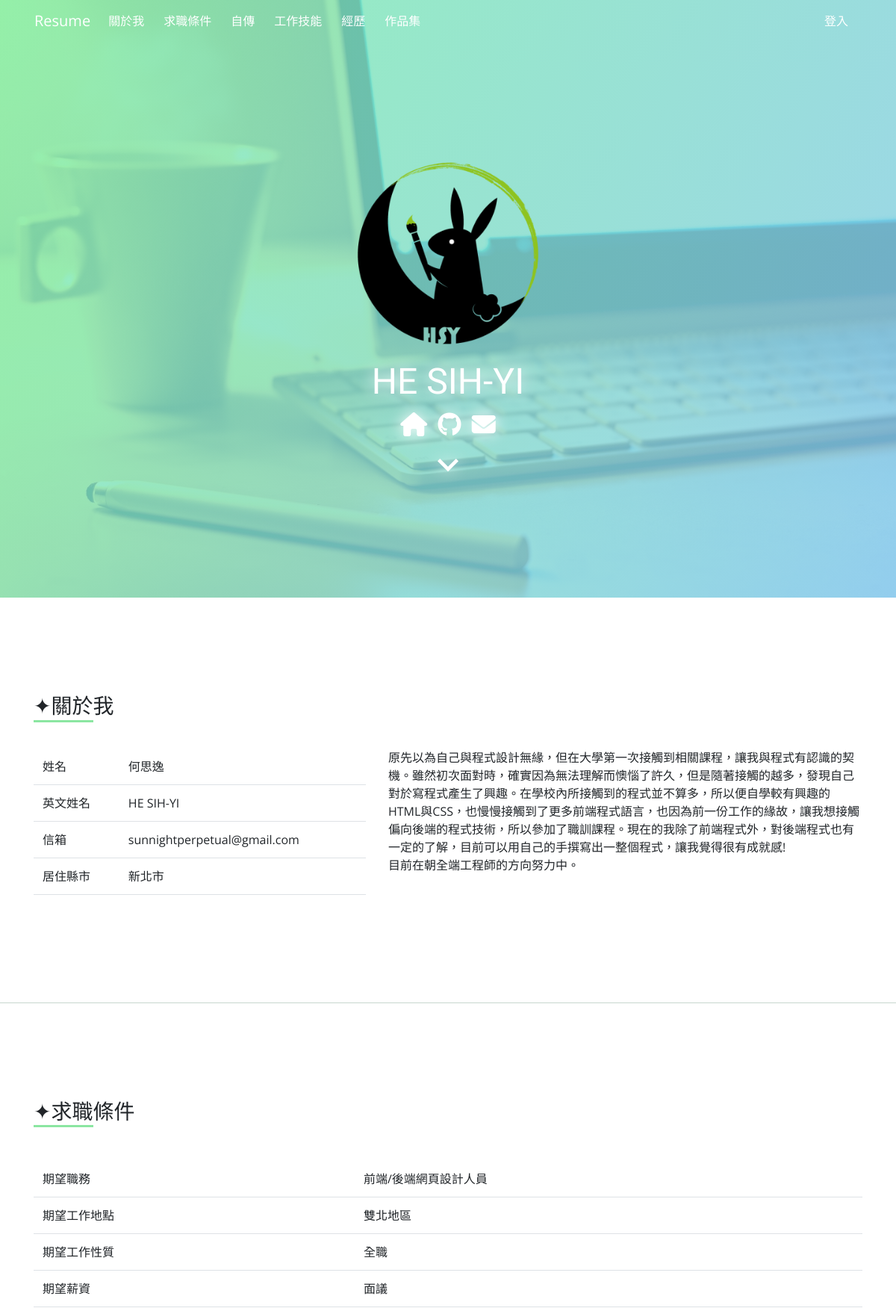
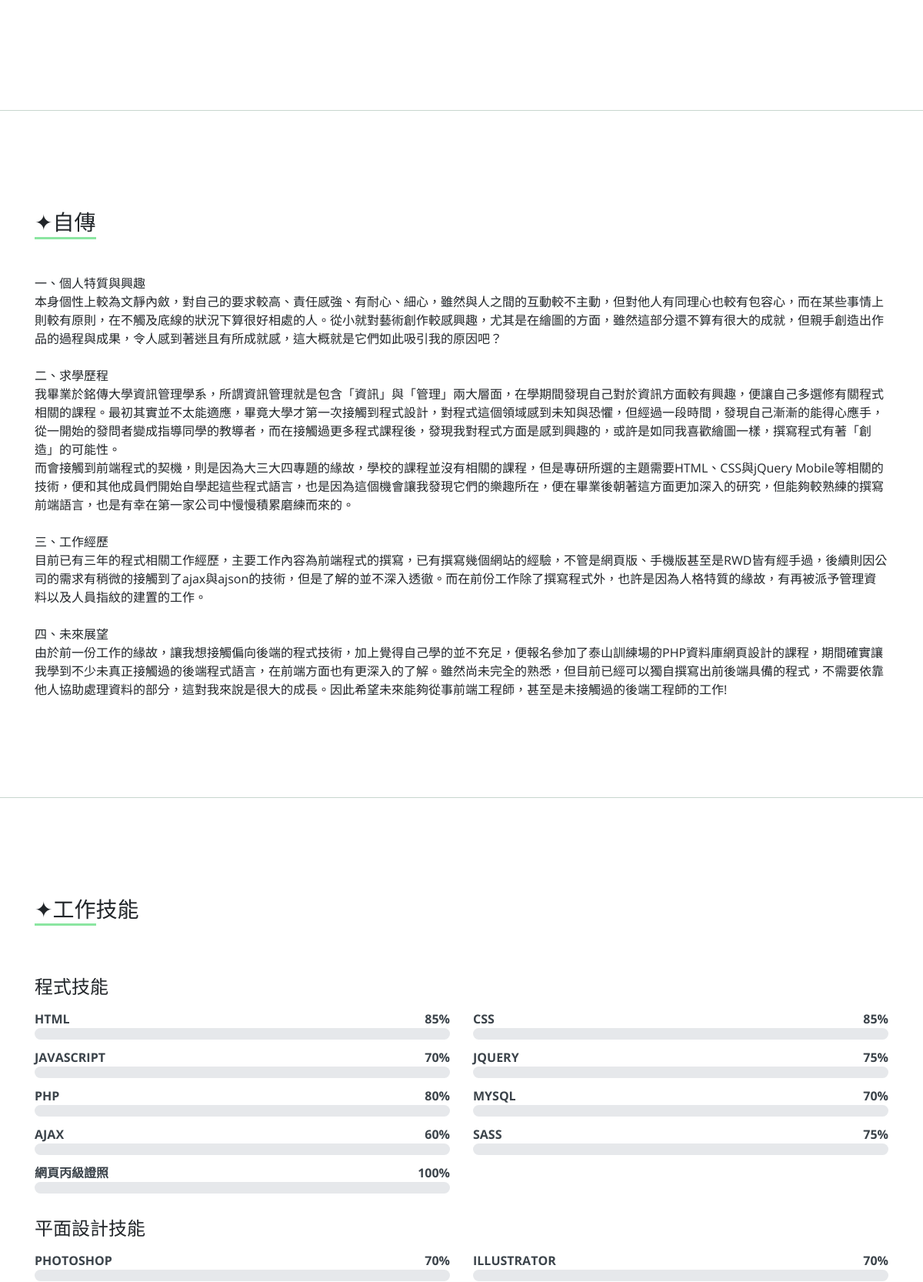
The page / (upper part) on the database its author committed (2 pictures, top to bottom).
### tables this page shows
CREATE TABLE `resume_img` (
  `id` int(10) UNSIGNED NOT NULL COMMENT '流水號',
  `name` varchar(32) NOT NULL COMMENT '圖片備註',
  `img` varchar(64) NOT NULL COMMENT '圖檔名'
);

CREATE TABLE `resume_myinfo` (
  `id` int(5) UNSIGNED NOT NULL COMMENT '流水號',
  `name` varchar(10) NOT NULL COMMENT '姓名',
  `engName` varchar(10) NOT NULL COMMENT '英文姓名',
  `phone` varchar(16) NOT NULL COMMENT '電話',
  `email` varchar(64) NOT NULL COMMENT '信箱',
  `birth` date NOT NULL COMMENT '生日',
  `city` varchar(30) NOT NULL COMMENT '居住縣市',
  `info` text NOT NULL COMMENT '簡介',
  `imgId` tinyint(5) UNSIGNED NOT NULL COMMENT '圖片ID'
);

CREATE TABLE `resume_link` (
  `id` int(10) UNSIGNED NOT NULL COMMENT '流水號',
  `web` varchar(32) NOT NULL COMMENT '網頁',
  `link` varchar(128) NOT NULL COMMENT '連結',
  `icon` varchar(20) NOT NULL COMMENT '圖示(FontAwesome)',
  `orderNum` tinyint(5) UNSIGNED NOT NULL COMMENT '排序',
  `sh` tinyint(1) NOT NULL COMMENT '顯示(1或0) '
);

CREATE TABLE `resume_jobcondition` (
  `id` int(10) UNSIGNED NOT NULL COMMENT '流水號',
  `item` varchar(20) NOT NULL COMMENT '項目',
  `content` varchar(128) NOT NULL COMMENT '內容',
  `orderNum` tinyint(5) UNSIGNED NOT NULL COMMENT '排序',
  `sh` tinyint(1) UNSIGNED NOT NULL COMMENT '顯示(1或0)'
);

CREATE TABLE `resume_autobiography` (
  `id` int(10) UNSIGNED NOT NULL COMMENT '流水號',
  `content` varchar(1200) NOT NULL COMMENT '內容',
  `note` varchar(20) NOT NULL COMMENT '備註',
  `sh` tinyint(1) NOT NULL COMMENT '顯示'
);

CREATE TABLE `resume_skill` (
  `id` int(10) UNSIGNED NOT NULL COMMENT '流水號',
  `skill` varchar(60) NOT NULL COMMENT '技能',
  `percent` int(3) UNSIGNED NOT NULL COMMENT '百分比',
  `parent` int(5) UNSIGNED NOT NULL COMMENT '父元素',
  `orderNum` tinyint(5) UNSIGNED NOT NULL COMMENT '排序',
  `type` tinyint(1) UNSIGNED NOT NULL COMMENT '0:種類，1:項目',
  `sh` tinyint(1) UNSIGNED NOT NULL COMMENT '顯示(1或0)'
);

### api/base.php (called while the page is built, shortened)
<?php
class DB{
   private $dsn="mysql:host=localhost;charset=utf8;dbname=resume";
   private $root="root";
   private $password="";
   private $table;
   private $pdo;
   public function __construct($table){
     $this->table=$table;
     $this->pdo=new PDO($this->dsn,$this->root,$this->password);
   }
   public function all(...$arg){
    $sql="select * from $this->table ";
    if(!empty($arg[0]) && is_array($arg[0])){
      foreach($arg[0] as $key => $value){
        $tmp[]=sprintf("`%s`='%s'",$key,$value);
      }
      $sql=$sql." where ". implode(" && ", $tmp);
    }
    if(isset($arg[1])){
      $sql=$sql . $arg[1];
    }
    return $this->pdo->query($sql)->fetchAll();
   }
  public function find($arg){
    $sql="select * from $this->table ";
    if(is_array($arg)){
      foreach($arg as $key => $value){
        $tmp[]=sprintf("`%s`='%s'",$key,$value);
      }
      $sql=$sql." where ". implode(" && ", $tmp);
    }else{
      $sql=$sql." where `id`='$arg'";
    }
    return $this->pdo->query($sql)->fetch(PDO::FETCH_ASSOC);
   }
}
?>

### index.php (the view, shortened to what this page needs)
<?php
  include_once "api/base.php";
  $MyInfo=new DB("resume_myinfo");
  $myinfo=$MyInfo->find(1);
  $Img=new DB("resume_img");
?>
<!DOCTYPE html>
<html lang="zh-TW">
<head>
  <link rel="stylesheet" href="plugins/bootstrap.min.css">
  <link rel="stylesheet" href="css/style.css">
  <link rel="stylesheet" href="plugins/wow/animate.css"/>
</head>
<body>
  <header class="navbar-dark fixed-top">
    <nav class="navbar navbar-expand-md container">
      <a class="navbar-brand" href="javascript:void(0);">Resume</a>
      <div class="collapse navbar-collapse" id="nav">
        <div class="navbar-nav">
          <a class="nav-item nav-link" href="#about">關於我</a>
          <a class="nav-item nav-link" href="#jobCondition">求職條件</a>
          <a class="nav-item nav-link" href="#autobiography">自傳</a>
          <a class="nav-item nav-link" href="#skill">工作技能</a>
          <a class="nav-item nav-link" href="#experience">經歷</a>
          <a class="nav-item nav-link" href="#portfolio">作品集</a>
        </div>
        <div class="navbar-nav ml-auto">
          <?php
            if(empty($_SESSION['login'])){
              echo "<a id='login' class='nav-item nav-link' href='login.php'>登入</a>";
            }
            else{
              echo "<a class='nav-item nav-link' href='admin.php'>進入後台</a>";
            }
          ?>
        </div>
      </div>
    </nav>
  </header>
  <div id="topBar" class="section container-fluid">
    <div class="topBox">
      <?php
        $myImg=$Img->find($myinfo['imgId']);
      ?>
      <div class="myPhoto wow fadeInUp">
        <div style="background-image: url(img/<?=$myImg['img'];?>);"></div>
      </div>
      <div class="myName wow fadeInUp"><?=$myinfo['engName'];?></div>
      <div class="myLink text-center wow fadeInUp">
        <?php
          $Link=new DB("resume_link");
          $links=$Link->all(["sh"=>1]," order by  `orderNum` desc");
          foreach($links as $link){
        ?>
          <a href="<?=$link['link'];?>"><span class="<?=$link['icon'];?>"></span></a>
        <?php
          }
        ?>
      </div>
      <a href="#about" id="btnDown" class="btnDown">
        <span class="material-icons">keyboard_arrow_down</span>
      </a>
    </div>
  </div>
  <section id="about" class="container">
    <h3 class="title wow fadeInLeft">關於我<span></span></h3>
    <div class="row wow fadeInUpBig">
      <div class="col-lg-5">
        <div>
          <table class="table wow fadeInUpBig">
            <tr>
              <td>姓名</td>
              <td><?=$myinfo['name'];?></td>
            </tr>
            <tr>
              <td>英文姓名</td>
              <td><?=$myinfo['engName'];?></td>
            </tr>
            <tr>
              <td>信箱</td>
              <td><?=$myinfo['email'];?></td>
            </tr>
            <tr>
              <td>居住縣市</td>
              <td><?=$myinfo['city'];?></td>
            </tr>
          </table>
        </div>
      </div>
      <div class="col-lg-7">
        <div><?=nl2br($myinfo['info']);?></div>
      </div>
    </div>
  </section>
  <hr>
  <section id="jobCondition" class="container">
    <h3 class="title wow fadeInLeft">求職條件<span></span></h3>
    <table class="table wow fadeInUpBig">
      <tbody>
        <?php
          $Job=new DB("resume_jobcondition");
          $jobs=$Job->all(["sh"=>1]," order by  `orderNum` desc");
          foreach($jobs as $job){
        ?>
          <tr>
            <td><?=$job['item'];?></td>
            <td><?=$job['content'];?></td>
          </tr>
        <?php
          }
        ?>
      </tbody>
    </table>
  </section>
  <hr>
  <section id="autobiography" class="container">
    <h3 class="title wow fadeInLeft">自傳<span></span></h3>
    <div class="autobiographyContent wow fadeInUpBig">
      <?php
        $Autobio=new DB("resume_autobiography");
        $autobio=$Autobio->find(["sh"=>1]);
        echo nl2br($autobio['content']);
      ?>
    </div>
  </section>
  <hr>
  <section id="skill" class="container">
    <h3 class="title wow fadeInLeft">工作技能<span></span></h3>
    <div class="row">
      <?php
        $Skill=new DB("resume_skill");
        $skillKinds=$Skill->all(["type"=>0,"sh"=>1]," order by  `orderNum` desc");
        foreach($skillKinds as $skillKind){
      ?>
      <div class="col-12 col-lg-12 wow fadeInLeft">
        <div class="skills-content">
          <h4><?=$skillKind['skill'];?></h4>
            <div class="row">
          <?php
            $skills=$Skill->all(["parent"=>$skillKind['id'],"sh"=>1]," order by  `orderNum` desc");
            foreach($skills as $skill){
          ?>
              <div class="col-12 col-lg-6">
                <div class="progressBox">
                  <p class="skillText"><?=$skill['skill'];?><span class="percent"><?=$skill['percent'];?>%</span></p>
                  <div class="progress">
                  </div>
                </div>
              </div>
          <?php
            }
          ?>
          </div>
        </div>
      </div>
      <?php
        }
      ?>
    </div>
  </section>
</body>
</html>

### css/style.css (style rules this page uses)
* { position: relative; box-sizing: border-box; font-family: 'Open Sans', Arial, 'Noto Sans TC','Microsoft JhengHei', sans-serif; }
body { position: relative; }
a,a:hover { text-decoration: none; }
hr { margin-top: 1rem; margin-bottom: 1rem; border: 0; border-top: 1px solid #b5c8bcbb; }
section { margin: 2rem 0; padding: 6rem 0; }
.title { position: relative; margin-bottom: 50px; }
.title span { position: absolute; left: 0; bottom: -5px; display: inline-block; height: 3px; width: 80px; background-color: #8be6a1; }
.title::before { content: '✦'; }
header { background-color: transparent; transition-duration: 0.5s; }
header .nav-item { position: relative; margin-right: 10px; text-align: center; }
.navbar-dark .navbar-nav .nav-link { color: rgba(255,255,255,1); }
#topBar { display: flex; justify-content: center; align-content: center; flex-direction: column; width: 100vw; height: 100vh; background-color: #7ad48f; background: linear-gradient(120deg, #84fab0cc 0%, #8fd3f4cc 100%), url("../img/laptop-2567809_1920.jpg"); background-repeat: no-repeat; background-size: cover; background-position: center center; }
.topBox { position: relative; width: 50%; text-align: center; margin: 0 auto; }
.myPhoto { display: inline-block; width: 250px; height: 250px; margin-bottom: 5px; border-radius: 50%; overflow: hidden; }
.myPhoto div { width: 100%; height: 100%; background-repeat: no-repeat; background-size: cover; background-position: center center; }
.myName { color: #fff; margin-bottom: 5px; font-size: 3rem; font-family: 'Oleo Script', cursive; filter: drop-shadow(0 0 10px #fff); }
.myLink a { margin: 5px; }
.myLink a span { color: #fff; font-size: 2rem; filter: drop-shadow(0 0 10px #fff); transition-duration: 0.5s; }
.btnDown { position: absolute; bottom: -70px; left: 50%; transform: translateX(-50%); animation: ani_btnDown 2s linear 0s infinite; }
.btnDown span { color: #fff; font-size: 3.5rem; filter: drop-shadow(0 0 10px #fff); transition-duration: 0.5s; }
#about .title { margin-bottom: 40px; }
#about table tr td { border-top: 0px solid #dee2e6; border-bottom: 1px solid #dee2e6; }
#jobCondition .table td { border-top: 0px solid #dee2e6; border-bottom: 1px solid #dee2e6; }
#skill h4 { margin-bottom: 15px; }
.skills-content { margin-top: 20px; }
.skills-content .progressBox { height: 50px; display: block; background-color: none; }
.skills-content .progressBox .skillText { display: block; color: #3b434a; margin-bottom: 0; font-weight: bold; text-transform: uppercase; }
.skills-content .progressBox .percent { display: inline-block; float: right; }
.skills-content .progress { width: 100%; height: 15px; background-color: #e6e8eb; border-radius: 50rem; }

### rows shown on the page
resume_img: img (picture)
resume_myinfo: engName "HE SIH-YI", name "何思逸", email "sunnightperpetual@gmail.com", city "新北市", info "原先以為自己與程式設計無緣，但在大學第一次接觸到相關課程，讓我與程式有認識的契機。雖然初次面對時，確實因為無法理解而懊惱了許久，但是隨著接觸的越多，發現自己對於寫程式產生了興趣。在學校內所接觸到的程式並不算多，所以便自學較有興趣的HTML與CSS，也慢慢接觸到了更多前端程式語言，也因為前一份工作的緣故，讓我想接觸偏向後端的程式技術，所以參加了職訓課程。現在的我除了前端程式外，對後端程式也有一定的了解，目前可以用自己的手撰寫出一整個程式，讓我覺得很有成就感! 目前在朝全端工程師的方向努力中。"
resume_jobcondition: item "期望職務", content "前端/後端網頁設計人員"
resume_jobcondition: item "期望工作地點", content "雙北地區"
resume_jobcondition: item "期望工作性質", content "全職"
resume_jobcondition: item "期望薪資", content "面議"
resume_autobiography: content "一、個人特質與興趣 本身個性上較為文靜內斂，對自己的要求較高、責任感強、有耐心、細心，雖然與人之間的互動較不主動，但對他人有同理心也較有包容心，而在某些事情上則較有原則，在不觸及底線的狀況下算很好相處的人。從小就對藝術創作較感興趣，尤其是在繪圖的方面，雖然這部分還不算有很大的成就，但親手創造出作品的過程與成果，令人感到著迷且有所成就感，這大概就是它們如此吸引我的原因吧？ 二、求學歷程 我畢業於銘傳大學資訊管理學系，所謂資訊管理就是包含「資訊」與「管理」兩大層面，在學期間發現自己對於資訊方面較有興趣，便讓自己多選修有關程式相關的課程。最初其實並不太能適應，畢竟大學才第一次接觸到程式設計，對程式這個領域感到未知與恐懼，但經過一段時間，發現自己漸漸的能得心應手，從一開始的發問者變成指導同學的教導者，而在接觸過更多程式課程後，發現我對程式方面是感到興趣的，或許是如同我喜歡繪圖一樣，撰寫程式有著「創造」的可能性。 而會接觸到前端程式的契機，則是因為大三大四專題的緣故，學校的課程並沒有相關的課程，但是專研所選的主題需要HTML、CSS與jQuery Mobile等相關的技術，便和其他成員們開始自學起這些程式語言，也是因為這個機會讓我發現它們的樂趣所在，便在畢業後朝著這方面更加深入的研究，但能夠較熟練的撰寫前端語言，也是有幸在第一家公司中慢慢積累磨練而來的。 三、工作經歷…"
resume_skill: skill "程式技能"
resume_skill: skill "HTML", percent "85"
resume_skill: skill "CSS", percent "85"
resume_skill: skill "JAVASCRIPT", percent "70"
resume_skill: skill "JQUERY", percent "75"
resume_skill: skill "PHP", percent "80"
resume_skill: skill "MYSQL", percent "70"
resume_skill: skill "AJAX", percent "60"
resume_skill: skill "SASS", percent "75"
resume_skill: skill "網頁丙級證照", percent "100"
resume_skill: skill "平面設計技能"
resume_skill: skill "PHOTOSHOP", percent "70"
resume_skill: skill "ILLUSTRATOR", percent "70"
